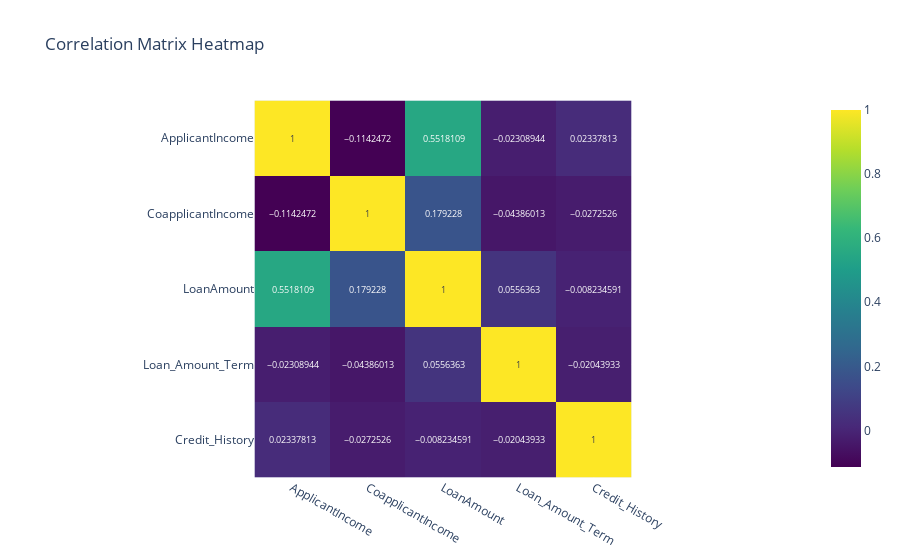

The cell this chart's notebook holds for it:
### Code cell
import plotly.express as px

# Select only numeric columns for correlation computation
numeric_data = data.select_dtypes(include=['number'])

# Compute the correlation matrix
corrmat = numeric_data.corr()

# Create the heatmap using Plotly
fig = px.imshow(
    corrmat,
    text_auto=True,  # Displays correlation values on the heatmap
    color_continuous_scale='Viridis',
    title="Correlation Matrix Heatmap"
)

# Show the plot
fig.show()

### Figure 1 — Plotly figure (JSON) as saved in the notebook; plotly's stock layout.template omitted (floating-point values rounded to 4 significant figures)
{"data": [{"coloraxis": "coloraxis", "hovertemplate": "x: %{x}<br>y: %{y}<br>color: %{z}<extra></extra>", "name": "0", "texttemplate": "%{z}", "type": "heatmap", "x": ["ApplicantIncome", "CoapplicantIncome", "LoanAmount", "Loan_Amount_Term", "Credit_History"], "xaxis": "x", "y": ["ApplicantIncome", "CoapplicantIncome", "LoanAmount", "Loan_Amount_Term", "Credit_History"], "yaxis": "y", "z": [[1, -0.1142, 0.5518, -0.02309, 0.02338], [-0.1142, 1, 0.1792, -0.04386, -0.02725], [0.5518, 0.1792, 1, 0.05564, -0.008235], [-0.02309, -0.04386, 0.05564, 1, -0.02044], [0.02338, -0.02725, -0.008235, -0.02044, 1]]}], "layout": {"coloraxis": {"colorscale": [[0, "#440154"], [0.1111, "#482878"], [0.2222, "#3e4989"], [0.3333, "#31688e"], [0.4444, "#26828e"], [0.5556, "#1f9e89"], [0.6667, "#35b779"], [0.7778, "#6ece58"], [0.8889, "#b5de2b"], [1, "#fde725"]]}, "title": {"text": "Correlation Matrix Heatmap"}, "xaxis": {"anchor": "y", "constrain": "domain", "domain": [0, 1], "scaleanchor": "y"}, "yaxis": {"anchor": "x", "autorange": "reversed", "constrain": "domain", "domain": [0, 1]}}}
